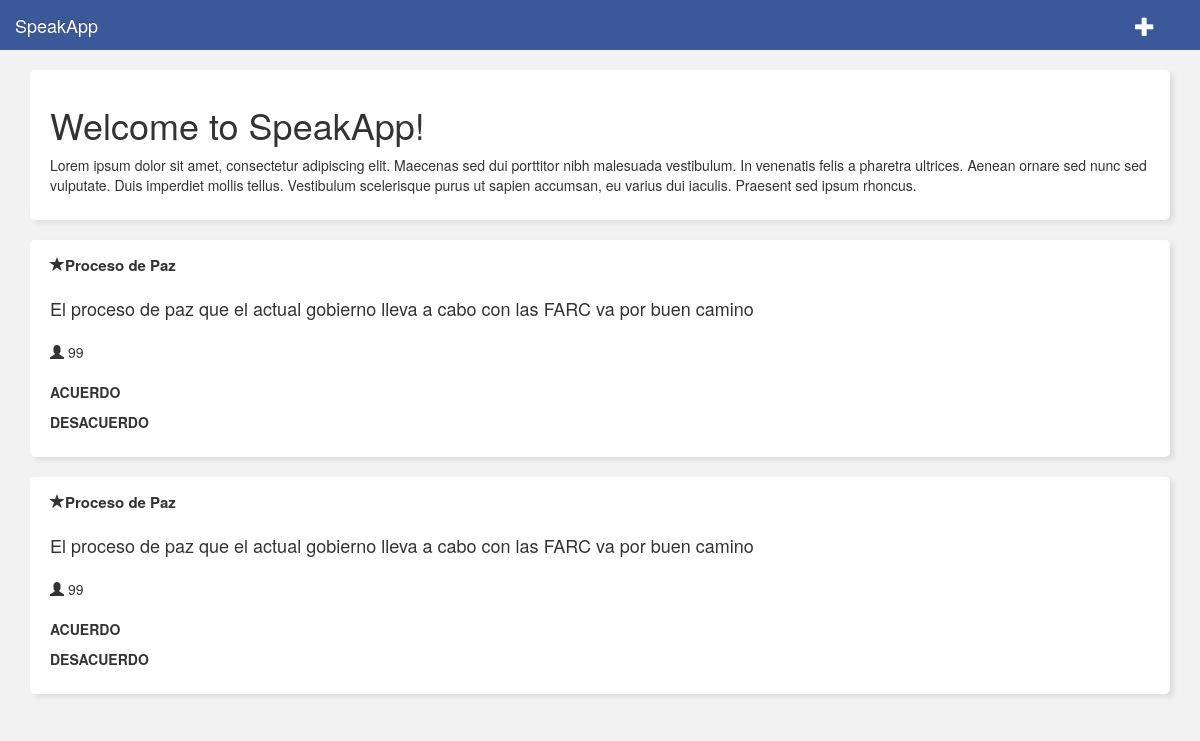
Before: /list (signed in) with the older database file.
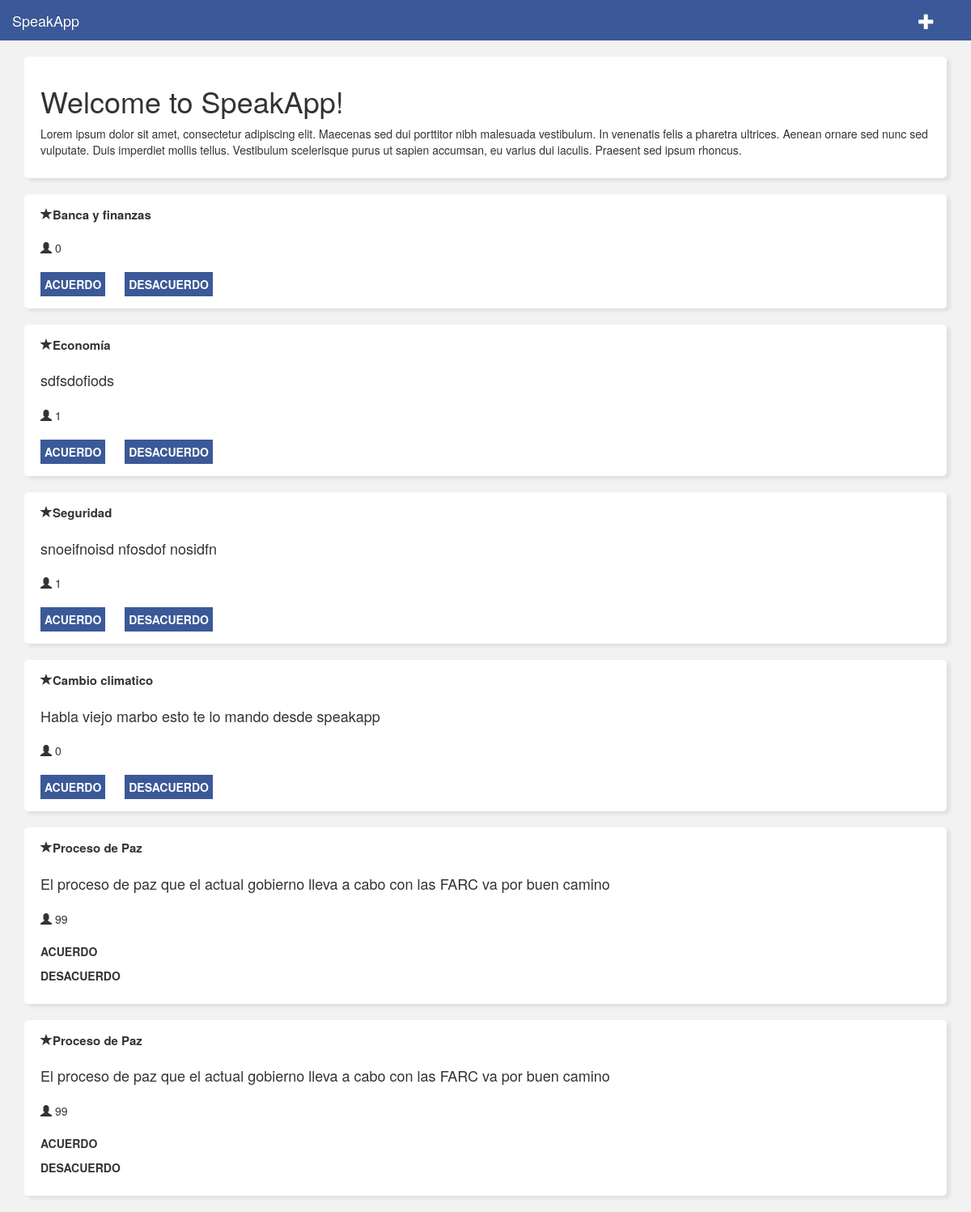
After: the same page with the newer database file.
### speakapp/models.py (models this page shows, shortened)
class Post(models.Model):
	message 	= models.TextField(null=False, blank=False)
	author 		= models.ForeignKey(User)
	category 	= models.OneToOneField(Category, null=False, blank=False)
	location 	= models.OneToOneField(Location, null=False, blank=False)
	backers 	= models.ManyToManyField(User, related_name="backers",null=True, blank=True)
	opposers 	= models.ManyToManyField(User, related_name="opposers", null=True, blank=True)
	twitter_accounts = models.CharField(max_length=200)

class Category(models.Model):
	name = models.CharField(max_length=100, null=False, blank=False)

### speakapp/views.py (the view)
# urls.py: url(r'^list', views.list, name='list'),
def list(request):
    current_user = request.user
    if not (current_user.is_anonymous()):
        posts = Post.objects.all().annotate(num_backers=Count('backers')).annotate(num_opposers=Count('opposers'))
        return render(request, 'speakapp/list.html', {'posts':posts})
    else:
        return redirect('/')

### speakapp/templates/speakapp/list.html (shortened to what this page needs)
<!DOCTYPE html>
<html lang="en">
  <head>
    <link href="static/css/bootstrap.min.css" rel="stylesheet">
    <link href="static/css/bootstrap-theme.min.css" rel="stylesheet">
    <link href="static/css/theme.css" rel="stylesheet">
  </head>
  <body role="document">
    <nav id="menu-top" class="navbar navbar-inverse navbar-fixed-top">
      <div class="container">
        <div class="row">
          <a class="navbar-brand col-xs-6" href="./">SpeakApp</a>
          <a class="col-xs-6" id="add-button" href="./add.html">
             <span class="pull-right glyphicon glyphicon-plus" aria-hidden="true"></span>
          </a>
        </div>
      </div>
    </nav>
    <div class="container main-container" role="main">
      <div class="card">
        <h1>Welcome to SpeakApp!</h1>
        <p>Lorem ipsum dolor sit amet, consectetur adipiscing elit. Maecenas sed dui porttitor nibh malesuada vestibulum. In venenatis felis a pharetra ultrices. Aenean ornare sed nunc sed vulputate. Duis imperdiet mollis tellus. Vestibulum scelerisque purus ut sapien accumsan, eu varius dui iaculis. Praesent sed ipsum rhoncus.</p>
      </div>
      {% for post in posts %}
      <div class="card">
        <div class="topic">
          <div class="category"><span class="glyphicon glyphicon-star"></span>{{post.category.name}}</div>
          <div class="text">
            {{post.message}}
          </div>
          <div class="info-icons">
            <span class="glyphicon glyphicon-user"></span> {{post.num_backers}}
          </div>
          <div class="actions">
            <form action="./agree" method="POST">
              <button class="agree">ACUERDO</button>
            </form>
              <button class="disagree">DESACUERDO</button>
          </div>
        </div>
      </div>
      {% endfor %}
      <div class="card">
        <div class="topic">
          <div class="category"><span class="glyphicon glyphicon-star"></span>Proceso de Paz</div>
          <div class="text">
            El proceso de paz que el actual gobierno lleva a cabo con las FARC va por buen camino
          </div>
          <div class="info-icons">
            <span class="glyphicon glyphicon-user"></span> 99
          </div>
          <div class="actions">
            <p class="agree">ACUERDO</p>
            <p class="disagree">DESACUERDO</p>
          </div>
        </div>
      </div>
      <div class="card">
        <div class="topic">
          <div class="category"><span class="glyphicon glyphicon-star"></span>Proceso de Paz</div>
          <div class="text">
            El proceso de paz que el actual gobierno lleva a cabo con las FARC va por buen camino
          </div>
          <div class="info-icons">
            <span class="glyphicon glyphicon-user"></span> 99
          </div>
          <div class="actions">
            <p class="agree">ACUERDO</p>
            <p class="disagree">DESACUERDO</p>
          </div>
        </div>
      </div>
    </div>
  </body>
</html>

### speakapp/static/css/theme.css (style rules this page uses)
body { background-color: #F2F2F2; }
.main-container { margin-top: 70px; }
#add-button { color: #fff; margin-top: 15px; display: inline-block; font-size: 20px; font-weight: normal; }
.card { background-color: #fff; border-radius: 5px; box-shadow: 4px 3px 5px #ddd; padding: 15px 20px; margin-bottom: 20px; }
#menu-top { background: #3B5998; color: #fff; border: 0; }
#menu-top a { color: #fff; }
.topic .category { font-size: 15px; font-weight: bold; }
.topic .text { font-size: 18px; margin-top: 20px; }
.topic .info-icons { margin-top: 20px; }
.topic .actions { font-weight: bold; margin-top: 20px; }
.topic .actions button { display: inline-block; margin-right: 20px; color: #fff; background-color: #3B5998; padding: 5px; border: 0; }
.topic .actions form { display: inline-block; }

Changed rows visible on the page:
added Post: category.name "Banca y finanzas", num_backers "0"
added Post: category.name "Economía", message "sdfsdofiods", num_backers "1"
added Post: category.name "Seguridad", message "snoeifnoisd nfosdof nosidfn", num_backers "1"
added Post: category.name "Cambio climatico", message "Habla viejo marbo esto te lo mando desde speakapp", num_backers "0"
